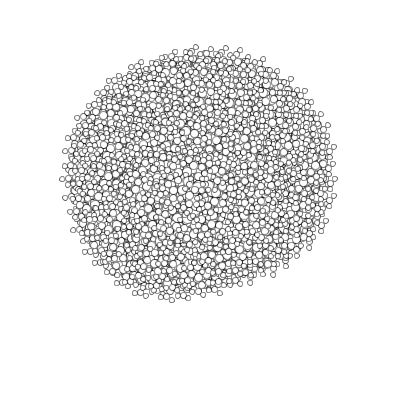
Frame 1 (no input)
Frame 60 (the mouse pressed at the canvas centre just before this capture): identical to frame 1, image omitted
Frame 120 (the mouse held since frame 60 and released just before this capture): identical to frame 1, image omitted

The Processing sketch that drew this single still picture (run headless with seeded random() and noise(); from frame 60 on, the mouse is pressed at the canvas centre):

// Processing sketch: processing_17786
// ── processing_17786.pde

float incrementA, incrementB;
int iterations;
int baseX, baseY;
int len;
int d;

void setup() {
  size(400,400);
  background(255);
  stroke(0,0,0,100);
  smooth();
  iterations = 15;
  baseX = width/2;
  baseY = height/2;
  len = 20;
  d = 6;
  
  randomiseIncrements();
  bifurcate(baseX,baseY,-PI/2,iterations, len);

}

void draw() {

}

void bifurcate(float x,float y, float a, int c, int l) {
  float newX=x+l*cos(a);
  float newY=y+l*sin(a);
  //randomiseIncrements();
  ellipse(x, y, l, l);
  if (c>0) {
    bifurcate(newX,newY,a+incrementA,c-1,l-1);
    bifurcate(newX,newY,a+incrementB,c-1,l-1);

  }

}

void randomiseIncrements(){
  incrementA=random(-PI,PI);
  incrementB=random(-PI,PI);
}

void mousePressed() {
  background(255);
  randomiseIncrements();
  bifurcate(baseX,baseY,-PI/2,iterations, len);
}
